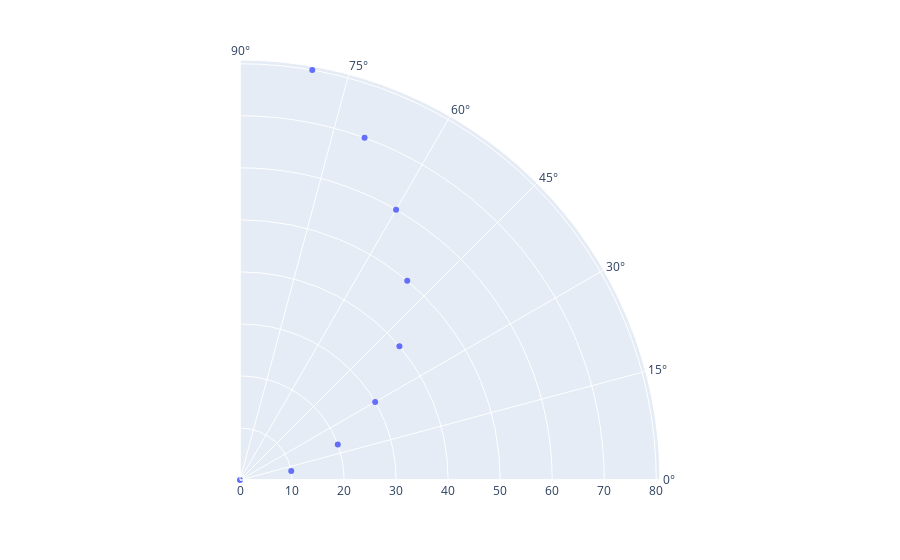

The notebook cell this image was saved under:
### Code cell
import os
import plotly
import plotly.express as px
import plotly.graph_objects as go
from plotly.subplots import make_subplots
import numpy as np
import pandas as pd

fig = px.scatter_polar(r=range(0,90,10), theta=range(0,90,10),
                       range_theta=[0,90], start_angle=0, direction="counterclockwise")
fig.show()

### Figure 1 — Plotly figure (JSON) as saved in the notebook; plotly's stock layout.template omitted (floating-point values rounded to 4 significant figures)
{"data": [{"hovertemplate": "r=%{r}<br>theta=%{theta}<extra></extra>", "legendgroup": "", "marker": {"color": "#636efa", "symbol": "circle"}, "mode": "markers", "name": "", "r": [0, 10, 20, 30, 40, 50, 60, 70, 80], "showlegend": false, "subplot": "polar", "theta": [0, 10, 20, 30, 40, 50, 60, 70, 80], "type": "scatterpolar"}], "layout": {"autosize": true, "legend": {"tracegroupgap": 0}, "margin": {"t": 60}, "polar": {"angularaxis": {"direction": "counterclockwise", "rotation": 0, "type": "linear"}, "domain": {"x": [0, 1], "y": [0, 1]}, "radialaxis": {"autorange": true, "range": [0, 81.39], "type": "linear"}, "sector": [0, 90]}}}
